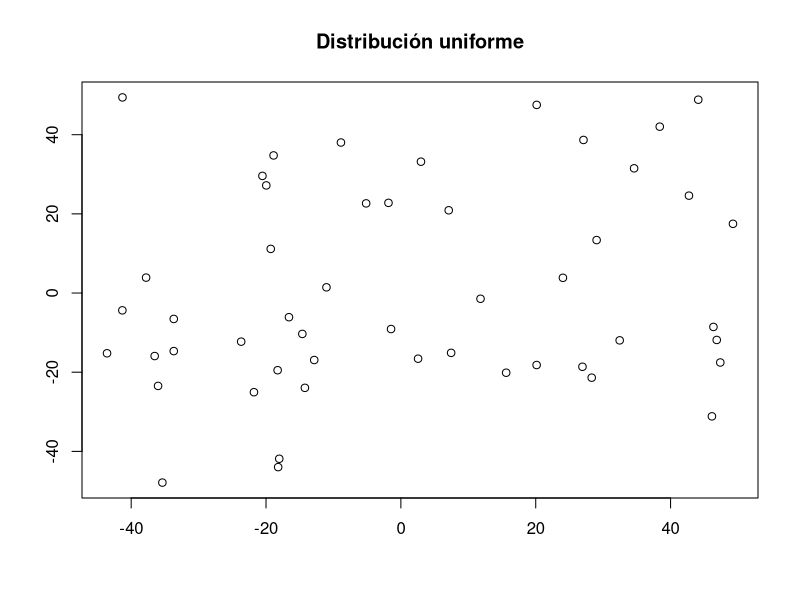
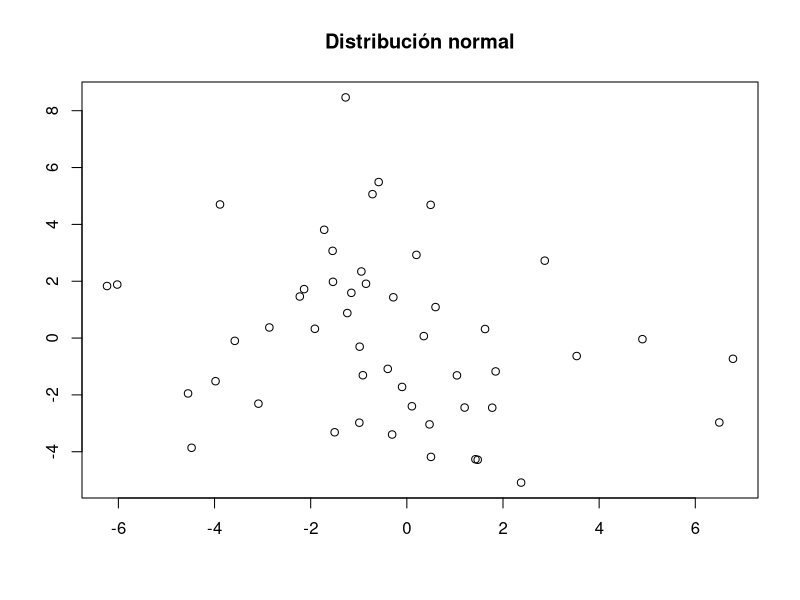
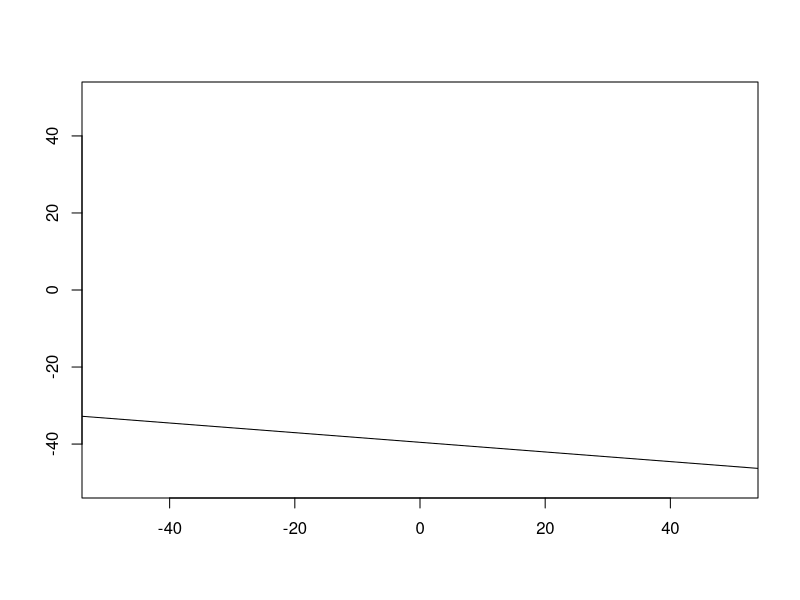
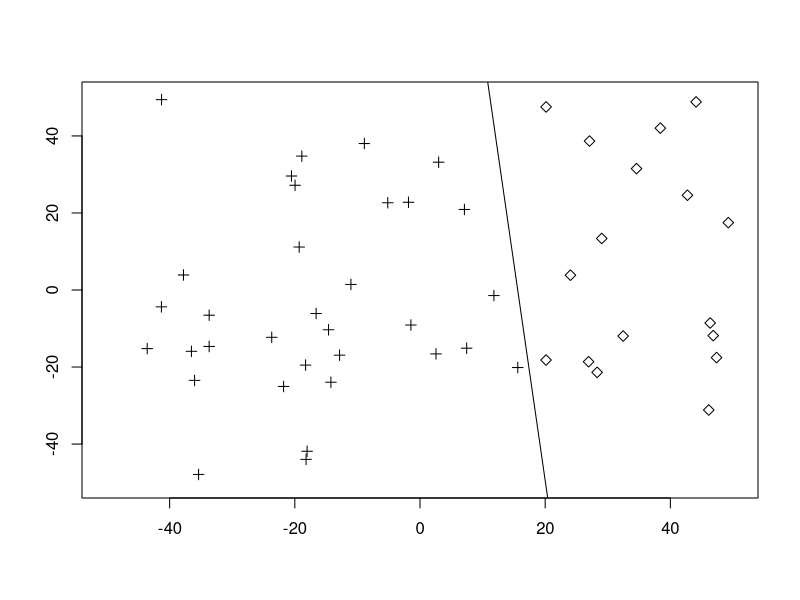

R code for these plots, in order:
## ---- chunk 1
simula_unif <- function(N, dim, rango){
  res <- data.frame(matrix(nrow = N, ncol = dim))

  for(i in 1:N){
    res[i,] <- runif(dim, rango[1], rango[length(rango)])
  }
  
  names(res) <- c("X", "Y")

  return(res)
}
## ---- chunk 2
simula_gauss <- function(N, dim, sigma){
  res <- data.frame(matrix(nrow = N, ncol = dim))

  for(i in 1:N){
    res[i,] <- rnorm(dim, sd = sqrt(sigma))
  }
  
  names(res) <- c("X", "Y")

  return(res)
}
## ---- chunk 3
muestra.uniforme <- simula_unif(50, 2, -50:50)
muestra.gaussiana <- simula_gauss(50, 2, 5:7)
## ---- chunk 4
plot(muestra.uniforme, main = "Distribución uniforme", xlab = "", ylab = "")
## ---- chunk 5
plot(muestra.gaussiana, main = "Distribución normal", xlab = "", ylab = "")
## ---- chunk 6
simulaRecta <- function(intervalo){
  A <- runif(2, intervalo[1], intervalo[length(intervalo)])
  B <- runif(2, intervalo[1], intervalo[length(intervalo)])
  
  m <- (A[2] - B[2]) / (A[1] - B[1])
  b <- A[2] - m * A[1]
  
  return(c(b,m))
}


## ---- chunk 7
rectaPrueba <- simulaRecta(-50:50)

plot(1, type="n", xlab="", ylab="", xlim=c(-50, 50), ylim=c(-50, 50))
abline(coef = rectaPrueba)
## ---- chunk 8
rectaClasificacion <- simulaRecta(-50:50)

plot(1, type="n", xlab="", ylab="", xlim=c(-50, 50), ylim=c(-50, 50))

points(subset(muestra.uniforme, Y - rectaClasificacion[2]*X - rectaClasificacion[1] > 0 ), 
       pch = 5)
points(subset(muestra.uniforme, Y - rectaClasificacion[2]*X - rectaClasificacion[1] <= 0 ), 
       pch = 3)

abline(coef = rectaClasificacion)
